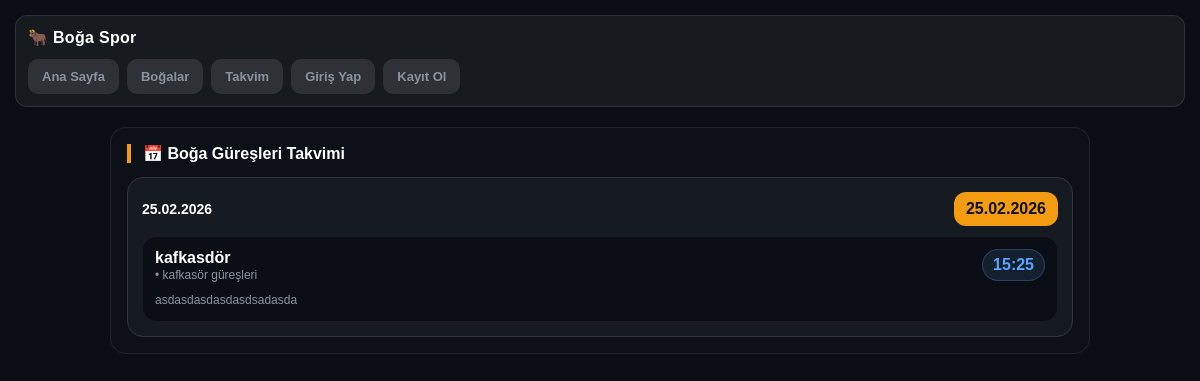
Page /boga/takvim.php on the committed database.
### tables this page shows
CREATE TABLE `events` (
  `id` int(10) UNSIGNED NOT NULL,
  `festival` varchar(120) DEFAULT NULL,
  `title` varchar(160) NOT NULL,
  `city` varchar(60) DEFAULT NULL,
  `district` varchar(60) DEFAULT NULL,
  `location` varchar(160) DEFAULT NULL,
  `event_date` date NOT NULL,
  `start_time` time DEFAULT NULL,
  `categories` text DEFAULT NULL,
  `has_award` tinyint(1) NOT NULL DEFAULT 0,
  `notes` text DEFAULT NULL,
  `created_at` timestamp NOT NULL DEFAULT current_timestamp(),
  `updated_at` timestamp NULL DEFAULT NULL ON UPDATE current_timestamp()
);

### boga/takvim.php (called while the page is built, shortened)
<?php
require_once __DIR__ . '/app/functions.php';
$pdo = pdo();
$stmt = $pdo->prepare("
  SELECT id, festival, title, city, district, location, event_date, start_time, categories, has_award, notes
  FROM events
  WHERE event_date >= CURDATE()
  ORDER BY event_date ASC, start_time ASC, id ASC
  LIMIT 300
");
$stmt->execute();
$upcoming = $stmt->fetchAll();
include __DIR__ . '/app/layout.php';

### boga/app/functions.php (called while the page is built, shortened)
<?php
if (!function_exists('e')) {
    function e($s): string {
        return htmlspecialchars((string)$s, ENT_QUOTES | ENT_SUBSTITUTE, 'UTF-8');
    }
}

### boga/views/takvim.php (the view, shortened to what this page needs)
<?php
function fmt_date_tr($d){ return $d ? date('d.m.Y', strtotime($d)) : '-'; }
function fmt_time($t){ return $t ? substr((string)$t,0,5) : ''; }
$grouped = [];
foreach(($upcoming ?? []) as $e){
  $k = (string)$e['event_date'];
  $grouped[$k][] = $e;
}
?>
<div class="box">
  <div class="panel">
    <h2 class="h">📅 Boğa Güreşleri Takvimi</h2>
    <?php if (empty($grouped)): ?>
      <div class="m">Yaklaşan etkinlik bulunmuyor.</div>
    <?php else: ?>
      <?php foreach($grouped as $date => $items): ?>
        <div class="day">
          <div class="dayTitle">
            <div>
              <div style="font-weight:900;font-size:14px;"><?= e(fmt_date_tr($date)) ?></div>
            </div>
            <div class="dayBadge"><?= e(fmt_date_tr($date)) ?></div>
          </div>
          <?php foreach($items as $e): ?>
            <div class="item">
              <div>
                <div class="t"><?= e($e['title'] ?? '') ?></div>
                <div class="m">
                  <?= !empty($e['location']) ? ' • '.e($e['location']) : '' ?>
                </div>
                <?php if(!empty($e['notes'])): ?>
                  <div class="m" style="margin-top:8px;"><?= nl2br(e($e['notes'])) ?></div>
                <?php endif; ?>
              </div>
              <div class="time"><?= $e['start_time'] ? e(fmt_time($e['start_time'])) : 'Saat yok' ?></div>
            </div>
          <?php endforeach; ?>
        </div>
      <?php endforeach; ?>
    <?php endif; ?>
  </div>
</div>

### boga/app/layout.php (style rules this page uses)
* { box-sizing:border-box; }
html,body { width:100%; overflow-x:hidden; }
body { margin:0; background:#0b0e14; font-family:sans-serif; color:#fff; }

### boga/views/takvim.php (style rules this page uses)
.box { max-width:980px;margin:0 auto; }
.panel { background:#0d1117;border:1px solid rgba(255,255,255,0.08);border-radius:16px;padding:16px;margin-top:14px; }
.h { margin:0 0 10px 0;font-size:16px;border-left:4px solid #f39c12;padding-left:12px }
.day { margin-top:14px;background:#161b22;border:1px solid #30363d;border-radius:16px;padding:14px; }
.dayTitle { display:flex;gap:10px;align-items:center;justify-content:space-between;flex-wrap:wrap; }
.dayBadge { font-weight:900;color:#0d1117;background:#f39c12;border-radius:12px;padding:8px 12px; }
.item { margin-top:10px;background:#0b0e14;border:1px solid rgba(255,255,255,0.06);border-radius:14px;padding:12px;display:flex;gap:12px;justify-content:space-between;align-items:flex-start; }
.t { font-weight:900;color:#fff }
.m { color:#8b949e;font-size:12px;line-height:1.4 }
.time { white-space:nowrap;font-weight:900;color:#58a6ff;border:1px solid rgba(88,166,255,0.25);background:rgba(88,166,255,0.12);padding:6px 10px;border-radius:999px; }

### rows in the picture
events: title "kafkasdör", location "kafkasör güreşleri", notes "asdasdasdasdasdsadasda", start_time "15:25"

### other values in the picture
fmt_date_tr($date) "25.02.2026"
